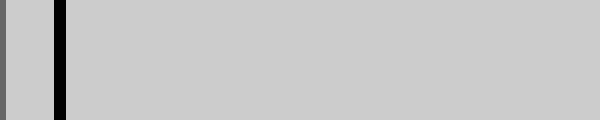
Frame 1 (no input)
Frame 60 (no input): identical to frame 1, image omitted
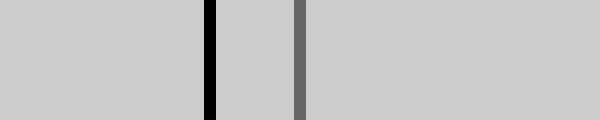
Frame 120 (the mouse pressed at the canvas centre since frame 60)

The p5.js sketch that drew these frames (run headless with seeded random() and noise() and a simulated clock; from frame 60 on, the mouse is pressed at the canvas centre):

// p5.js sketch
// ── sketch.js
function setup() {
  createCanvas(600, 120);
  strokeWeight(12);
}

function draw() {
  background(204);
  stroke(102);
  line(mouseX, 0, mouseX, height);  // Gray line

  stroke(0);
  var mx = mouseX/2 + 60;
  line(mx, 0, mx, height);  // Black line
  
}
